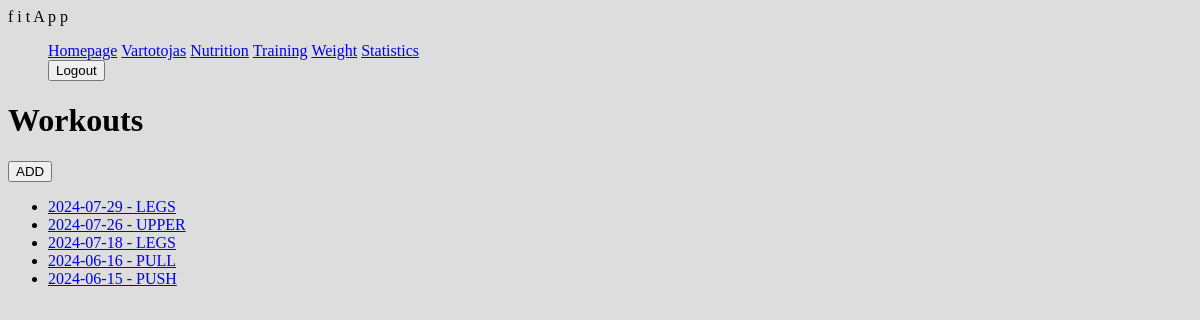
Before: /fitness/workouts/ (signed in) with the older database file.
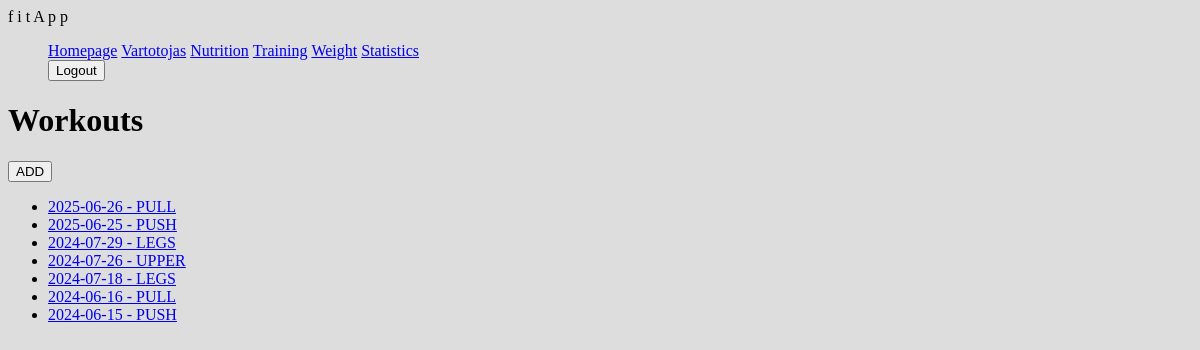
After: the same page with the newer database file.
### fitness/models.py (models this page shows)
class Workout(models.Model):
    date = models.DateField('Date', default=date.today)
    athlete = models.ForeignKey(User, on_delete=models.SET_NULL, null=True, blank=True)
    duration = models.DurationField(null=True, blank=True)
    type = models.ForeignKey(WorkoutType, on_delete=models.SET_NULL, null=True, blank=True)
    def __str__(self):
        return f"{self.date} - {self.type}"

class WorkoutType(models.Model):
    name = models.CharField('Name', max_length=20)
    description = models.CharField('Workout type', null=True, blank=True, max_length=300)
    def __str__(self):
        return f"{self.name}"

### fitness/views.py (the view)
# urls.py: path('workouts/', views.WorkoutListView.as_view(), name='workouts'),
class WorkoutListView(LoginRequiredMixin, ListView):
    model = Workout
    template_name = 'workouts.html'
    def get_queryset(self):
        return Workout.objects.filter(athlete=self.request.user).order_by('-date')

### templates/workouts.html
{% extends "base.html" %}
{% block content %}
    <h1>Workouts</h1>
     <a href="{% url 'workout-add' %}"><button>ADD</button></a>
    {% if workout_list %}
    <ul>
        {% for workout in workout_list %}
            <li id="days">
            <a  href="{% url 'workout-details' workout.pk %}">{{ workout|stringformat:'s' }} </a>
            </li>
        {% endfor %}
    </ul>
    {% else %}
      <p>You have not recorded your training yet.</p>
    {% endif %}
{% endblock %}

Changed rows visible on the page:
added Workout: date+type "2025-06-26 - PULL"
added Workout: date+type "2025-06-25 - PUSH"
